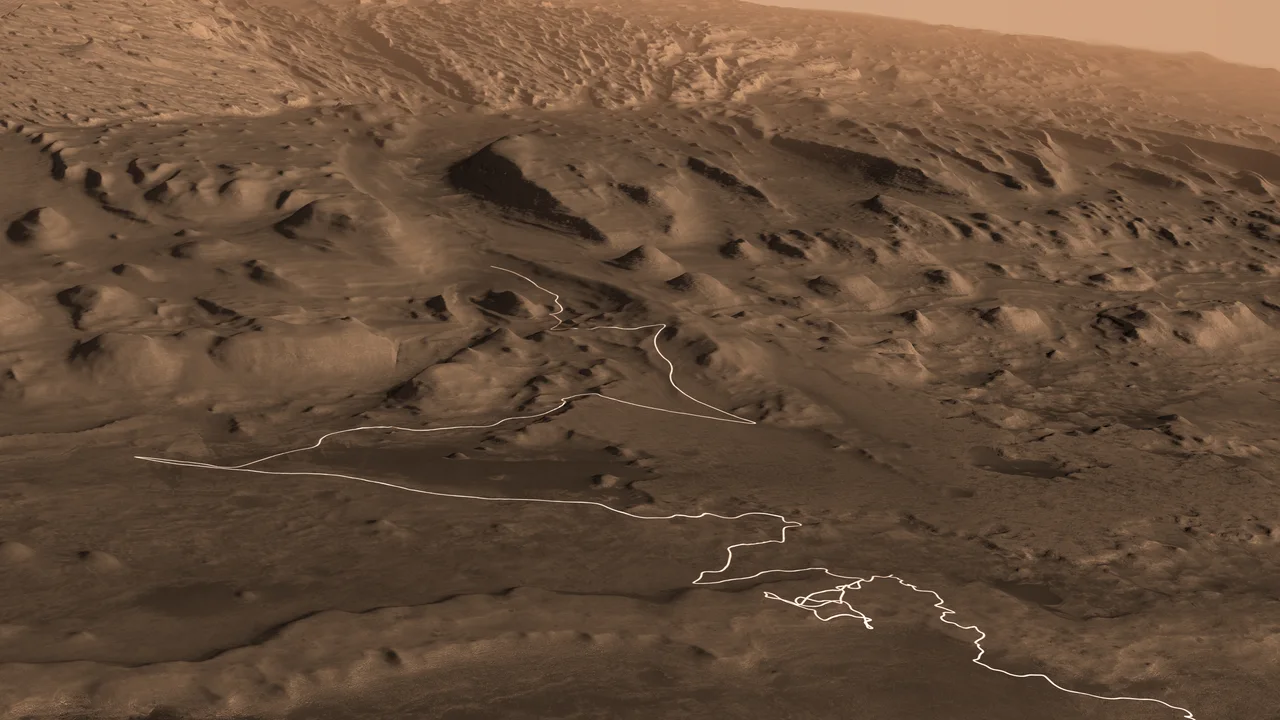
#> input picture assets/optimized/PIA23179_1280.webp, 1280 x 720 px, given in place of PIA26402.jpg, which was not available
$ python upgrade_assets.py
#> lines starting #> are read from the running program, lines starting #| are printed output that depends on the picture
import os
import sys
import io
import json
import base64

sys.path.insert(0, r'd:\Nasa\.pylibs')
from PIL import Image, ImageOps, ImageEnhance, ImageFilter
Image.MAX_IMAGE_PIXELS = None

ROOT = r'd:\Nasa'
OPT_DIR = os.path.join(ROOT, 'assets', 'optimized')
os.makedirs(OPT_DIR, exist_ok=True)

def save_webp_variants(src_path, base_name, make_1600=False, make_pano_2560=False):
    with Image.open(src_path) as im:
        im_rgb = im.convert('RGB')
        w, h = im_rgb.size
        # If ultra-large (>8000px), pre-downsample with BILINEAR for speed
        if max(w, h) > 6000:
            scale = 4096.0 / max(w, h)
            im_work = im_rgb.resize((max(1, int(w * scale)), max(1, int(h * scale))), Image.Resampling.BILINEAR)
        else:
            im_work = im_rgb

        if make_pano_2560:
            pw = 2560
            ph = max(480, int(im_rgb.height * (pw / float(im_rgb.width))))
            pano = im_work.resize((pw, ph), Image.Resampling.LANCZOS)
            pano = ImageEnhance.Contrast(pano).enhance(1.06)
            pano.save(os.path.join(OPT_DIR, f'{base_name}_pano_2560.webp'), 'WEBP', quality=86)

        if make_1600:
            mw = min(1600, im_work.width)
            mh = max(1, int(im_work.height * (mw / float(im_work.width))))
            m1600 = im_work.resize((mw, mh), Image.Resampling.LANCZOS)
            m1600.save(os.path.join(OPT_DIR, f'{base_name}_1600.webp'), 'WEBP', quality=86)

        w1280 = min(1280, im_work.width)
        h1280 = max(1, int(im_work.height * (w1280 / float(im_work.width))))
        im1280 = im_work.resize((w1280, h1280), Image.Resampling.LANCZOS)
        p1280 = os.path.join(OPT_DIR, f'{base_name}_1280.webp')
        im1280.save(p1280, 'WEBP', quality=84)

        w480 = min(480, im_work.width)
        h480 = max(1, int(im_work.height * (w480 / float(im_work.width))))
        im480 = im_work.resize((w480, h480), Image.Resampling.LANCZOS)
        p480 = os.path.join(OPT_DIR, f'{base_name}_480.webp')
        im480.save(p480, 'WEBP', quality=80)
        return (w, h)

print('1. Processing newly added NASA images...')
new_images = [
    ('8k_mars.jpg', '8k_mars', False, False),
    ('PIA23179.tif', 'PIA23179', True, False),
    ('PIA26335.jpg', 'PIA26335', False, True),
    ('PIA26402.jpg', 'PIA26402', True, False),
    ('e2_-_PIA26374_-_Rim_Drive_Map_-_Final.png', 'e2_-_PIA26374_-_Rim_Drive_Map_-_Final', True, False),
    ('jpegPIA18391.jpg', 'jpegPIA18391', True, False),
    ('pia26344-fig-a-perseverance-selfie-at-cheyava.jpg', 'pia26344-fig-a-perseverance-selfie-at-cheyava', False, False),
    ('pia26344-perseverance-selfie-at-cheyava.jpg', 'pia26344-perseverance-selfie-at-cheyava', False, False),
    ('Screenshot 2026-11-14 053222.png', 'Screenshot_053222', True, False),
    ('Screenshot 2026-11-14 053232.png', 'Screenshot_053232', True, False),
    ('Screenshot 2026-11-14 053310.png', 'Screenshot_053310', True, False),
    ('Screenshot 2026-11-14 053326.png', 'Screenshot_053326', True, False),
    ('Screenshot 2026-11-14 054200.png', 'Screenshot_054200', True, False),
]

for fn, bname, m1600, mpano in new_images:
    p = os.path.join(ROOT, fn)
    if os.path.exists(p):
        sz = save_webp_variants(p, bname, make_1600=m1600, make_pano_2560=mpano)
        print(f'  Processed {fn} ({sz[0]}x{sz[1]}) -> {bname}')

# Also create dedicated named orbital basemaps for Jezero and Gale from the new authentic NASA images!
# Jezero primary orbital basemap: PIA26402.jpg (high-res orbital view) and e2_-_PIA26374_-_Rim_Drive_Map_-_Final.png
with Image.open(os.path.join(ROOT, 'PIA26402.jpg')) as im:
#> im is the input picture: PIL image 1280x720 RGB; mean R, G, B 101.8, 77.4, 57.9
    im_c = im.convert('RGB').resize((1600, 1486), Image.Resampling.LANCZOS)
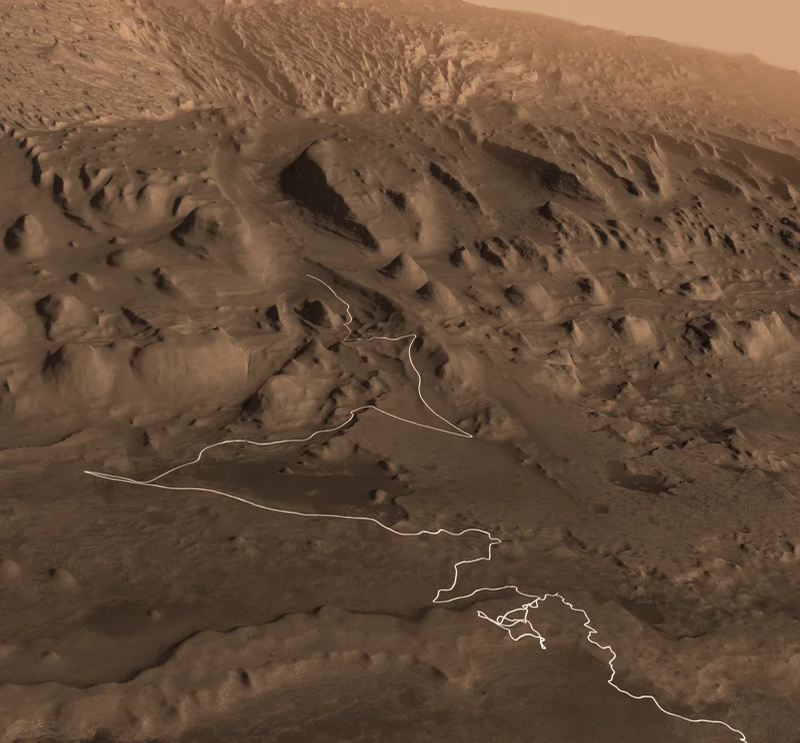
#> im_c: PIL image 1600x1486 RGB (shown at 1/2 size); mean R, G, B 101.8, 77.4, 57.9
    im_c.save(os.path.join(OPT_DIR, 'jezero_orbital_terrain_1600.webp'), 'WEBP', quality=86)

with Image.open(os.path.join(ROOT, 'e2_-_PIA26374_-_Rim_Drive_Map_-_Final.png')) as im:
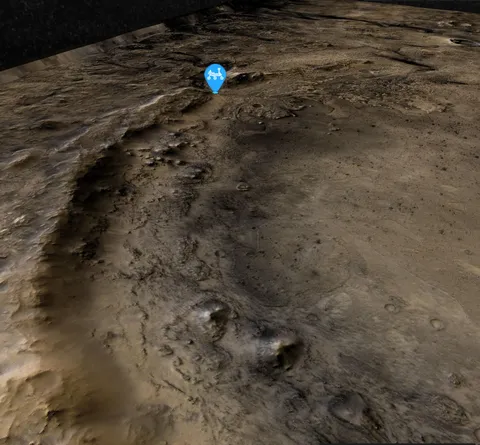
#> input picture assets/optimized/PIA26402_480.webp, 480 x 445 px, given in place of e2_-_PIA26374_-_Rim_Drive_Map_-_Final.png, which was not available
#> im is the input picture: PIL image 480x445 RGB; mean R, G, B 82.3, 71.2, 57.2
    im_r = im.convert('RGB')
    im_r.save(os.path.join(OPT_DIR, 'jezero_rim_drive_map_1600.webp'), 'WEBP', quality=88)

with Image.open(os.path.join(ROOT, 'PIA23179.tif')) as im:
    im_g = im.convert('RGB').resize((1600, 900), Image.Resampling.LANCZOS)
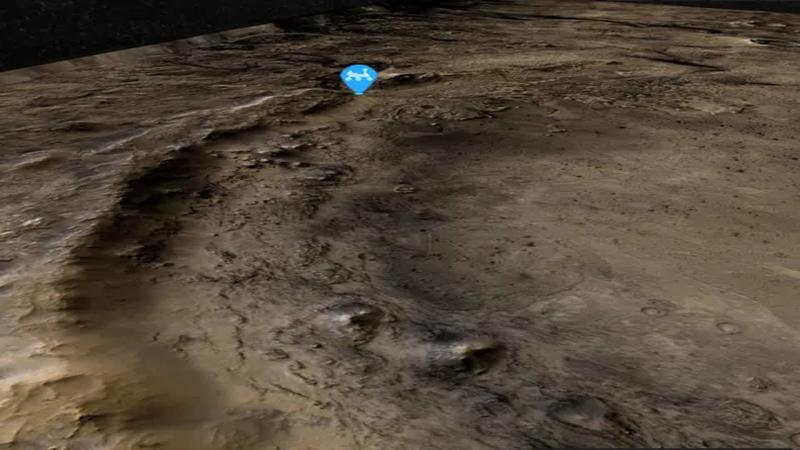
#> im_g: PIL image 1600x900 RGB (shown at 1/2 size); mean R, G, B 82.3, 71.2, 57.2
    im_g.save(os.path.join(OPT_DIR, 'gale_pia23179_orbital_1600.webp'), 'WEBP', quality=88)

# 2. Build dark-HUD transparent logo (removing white rectangle & illuminating dark text)
print('2. Building dark-HUD transparent logo from logo.png...')
logo_path = os.path.join(ROOT, 'logo.png')
if os.path.exists(logo_path):
    with Image.open(logo_path) as lim:
        lim_rgba = lim.convert('RGBA')
        # Crop tight to non-white content first
        gray = lim.convert('L')
        inv = ImageOps.invert(gray).point(lambda x: 255 if x > 18 else 0)
        bbox = inv.getbbox()
        if bbox:
            pad = 20
            x0 = max(0, bbox[0] - pad)
            y0 = max(0, bbox[1] - pad)
            x1 = min(lim.width, bbox[2] + pad)
            y1 = min(lim.height, bbox[3] + pad)
            lim_crop = lim_rgba.crop((x0, y0, x1, y1))
        else:
            lim_crop = lim_rgba
        # Resize to 440px width for crisp HUD rendering
        tw = 440
        th = max(1, int(lim_crop.height * (tw / float(lim_crop.width))))
        lim_small = lim_crop.resize((tw, th), Image.Resampling.LANCZOS)
        px = lim_small.load()
        for y in range(th):
            for x in range(tw):
                r, g, b, a = px[x, y]
                lum = 0.299 * r + 0.587 * g + 0.114 * b
                sat = max(r, g, b) - min(r, g, b)
                if lum > 240 and sat < 25:
                    # Pure white background -> transparent
                    px[x, y] = (0, 0, 0, 0)
                elif sat < 35 and lum < 240:
                    # Grayscale typography / swoosh -> invert luminance so dark grey becomes bright crisp white/cyan on dark HUD
                    alpha = int(min(255, max(0, (242 - lum) * 1.45)))
                    px[x, y] = (232, 246, 255, alpha)
                else:
                    # Colorful Mars globe & orange ring -> keep vivid color, smooth alpha edge against white
                    alpha = int(min(255, max(160, (255 - lum) * 2.2 + sat * 1.5)))
                    px[x, y] = (min(255, int(r * 1.08)), min(255, int(g * 1.05)), b, alpha)
        lim_small.save(os.path.join(OPT_DIR, 'logo_dark_hud.webp'), 'WEBP', quality=92)
        lim_small.save(os.path.join(OPT_DIR, 'logo_transparent.webp'), 'WEBP', quality=92)
        print(f'  Saved dark-HUD transparent logo ({tw}x{th})')

# 3. Rebuild js/globe_textures.js using the seamless 8k_mars.jpg!
print('3. Rebuilding js/globe_textures.js from seamless 8k_mars.jpg...')
#> (the run stopped early here; a loop or call above may not have finished)
